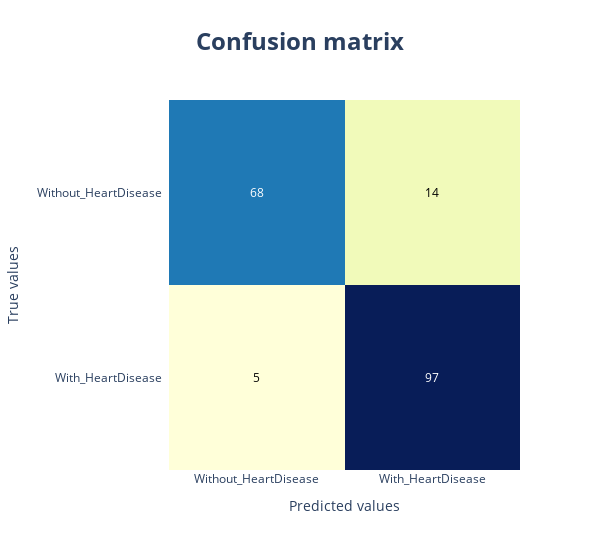

Notebook cell for this chart:
### Code cell
conf_m = confusion_matrix(target_test, model.predict(features_test))

fig = ff.create_annotated_heatmap(
        z=conf_m,
        x=['Without_HeartDisease','With_HeartDisease'],
        y=['Without_HeartDisease','With_HeartDisease'],       
        colorscale='ylgnbu',
        colorbar_thickness=30,
        colorbar_ticklen=3,
    )
fig.update_layout(title_text='<b>Confusion matrix<b>',
                    title_x=0.5,
                    titlefont={'size': 24},
                    width=600, height=550,
                    xaxis_showgrid=False,
                    xaxis={
                        'title': 'Predicted values',
                        'side': 'bottom'
                        },
                    yaxis_showgrid=False,
                    yaxis={
                        'title': 'True values',
                        'side': 'bottom'
                        },
                    yaxis_autorange='reversed',                   
                    paper_bgcolor=None,
    )

fig.show()

### Figure 1 — Plotly figure (JSON) as saved in the notebook; plotly's stock layout.template omitted (floating-point values rounded to 4 significant figures)
{"data": [{"colorbar": {"thickness": 30, "ticklen": 3}, "colorscale": [[0, "rgb(255,255,217)"], [0.125, "rgb(237,248,177)"], [0.25, "rgb(199,233,180)"], [0.375, "rgb(127,205,187)"], [0.5, "rgb(65,182,196)"], [0.625, "rgb(29,145,192)"], [0.75, "rgb(34,94,168)"], [0.875, "rgb(37,52,148)"], [1, "rgb(8,29,88)"]], "reversescale": false, "showscale": false, "type": "heatmap", "x": ["Without_HeartDisease", "With_HeartDisease"], "y": ["Without_HeartDisease", "With_HeartDisease"], "z": [[68, 14], [5, 97]]}], "layout": {"annotations": [{"font": {"color": "#FFFFFF"}, "showarrow": false, "text": "68", "x": "Without_HeartDisease", "xref": "x", "y": "Without_HeartDisease", "yref": "y"}, {"font": {"color": "#000000"}, "showarrow": false, "text": "14", "x": "With_HeartDisease", "xref": "x", "y": "Without_HeartDisease", "yref": "y"}, {"font": {"color": "#000000"}, "showarrow": false, "text": "5", "x": "Without_HeartDisease", "xref": "x", "y": "With_HeartDisease", "yref": "y"}, {"font": {"color": "#FFFFFF"}, "showarrow": false, "text": "97", "x": "With_HeartDisease", "xref": "x", "y": "With_HeartDisease", "yref": "y"}], "height": 550, "title": {"font": {"size": 24}, "text": "<b>Confusion matrix<b>", "x": 0.5}, "width": 600, "xaxis": {"dtick": 1, "gridcolor": "rgb(0, 0, 0)", "showgrid": false, "side": "bottom", "ticks": "", "title": {"text": "Predicted values"}}, "yaxis": {"autorange": "reversed", "dtick": 1, "showgrid": false, "side": "bottom", "ticks": "", "ticksuffix": "  ", "title": {"text": "True values"}}}}
